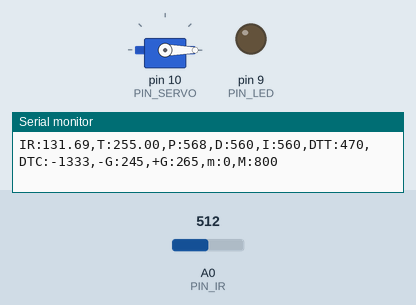
Simulated run of this sketch. Board: Arduino Uno, built with avr-gcc and run on an emulated ATmega328P. Parts: servo, output pins drawn as LEDs (lit = HIGH), the last lines printed to the serial monitor. The inputs (shaded band) are chosen by the test bench; at power-on: A0 (PIN_IR) = 512.

Above: at 1.2 s.
1.3 s: A0 (PIN_IR) set to 306
At 3.6 s:
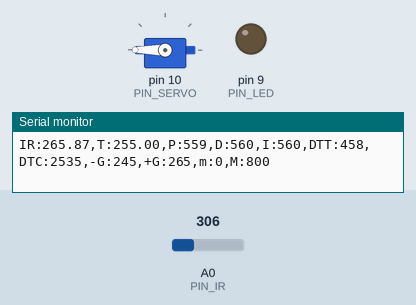
4.3 s: A0 (PIN_IR) set to 420
At 6.21 s:
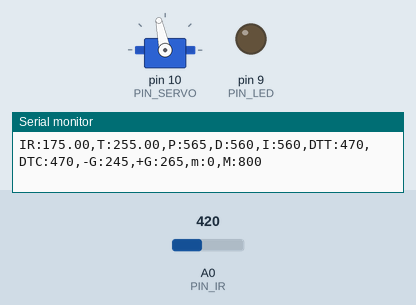
7.3 s: A0 (PIN_IR) set to 122
At 8.24 s:
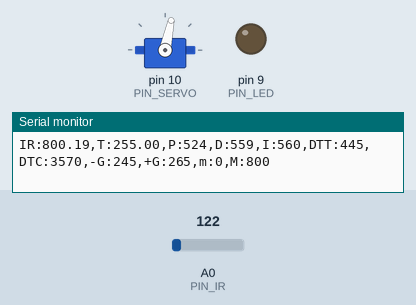
10.3 s: A0 (PIN_IR) set to 0
Timing chart, 0 to 13.9 s (numbered marks = the images above; inputs shaded):
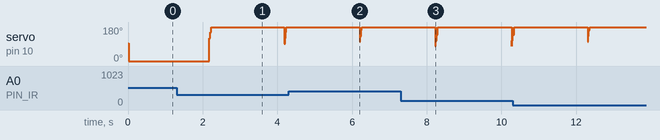

The sketch:

20_example_5-1.ino.ino
```cpp
#include <Servo.h>

/////////////////////////////
// Configurable parameters //
/////////////////////////////

// Arduino pin assignment
#define PIN_LED 9
#define PIN_SERVO 10
#define PIN_IR A0

// Framework setting
#define _DIST_TARGET 255
#define _DIST_MIN 10
#define _DIST_MAX 410

// Distance sensor
#define _DIST_ALPHA 0.1

// Servo range
#define _DUTY_MIN 1350
#define _DUTY_NEU 1500
#define _DUTY_MAX 1600

// Servo speed control
#define _SERVO_ANGLE 10
#define _SERVO_SPEED 2000

// Event periods
#define _INTERVAL_DIST 20
#define _INTERVAL_SERVO 20
#define _INTERVAL_SERIAL 100

// PID parameters
#define _KP 1.3
#define _KD 45
#define _KI 0.00001
#define _INTERVAL_DIST 30
#define DELAY_MICROS 1000
#define EMA_ALPHA 0.2

//////////////////////
// global variables //
//////////////////////

// Servo instance
Servo myservo;
// Distance sensor
float dist_target;
float dist_raw, dist_ema, ir_filtered_dist, alpha, dist_cali;

// Event periods
unsigned long last_sampling_time_dist, last_sampling_time_servo, last_sampling_time_serial;
bool event_dist, event_servo, event_serial;

// Servo speed control
int duty_chg_per_interval;
int duty_target, duty_curr, duty_neutral;

// PID variables
float error_curr, error_prev, control, pterm, dterm, iterm;
float ema_dist = 0;
float samples_num = 3;

int a, b; // unit: mm

void setup() {
// initialize GPIO pins for LED and attach servo
  pinMode(PIN_LED, OUTPUT);
  myservo.attach(PIN_SERVO);
// initialize global variables
  last_sampling_time_dist = last_sampling_time_servo = last_sampling_time_serial = 0;
  event_dist = event_servo = event_serial = false;
  dist_target = _DIST_TARGET;
  duty_neutral = _DUTY_NEU;

  a = 72;
  b = 280;
  error_curr = error_prev = 0;

// move servo to neutral position
  myservo.writeMicroseconds(_DUTY_NEU);
// initialize serial port
  Serial.begin(57600);
// convert angle speed into duty change per interval.
  duty_chg_per_interval = int((_DUTY_MAX - _DUTY_MIN) * (_SERVO_SPEED / _SERVO_ANGLE) * (float(_INTERVAL_SERVO) / 1000.0));
}


void loop() {
/////////////////////
// Event generator //
/////////////////////
  unsigned long time_curr = millis();
  if(time_curr >= last_sampling_time_dist + _INTERVAL_DIST) {
    last_sampling_time_dist += _INTERVAL_DIST;
    event_dist = true;
  }
  if(time_curr >= last_sampling_time_servo + _INTERVAL_SERVO) {
    last_sampling_time_servo += _INTERVAL_SERVO;
    event_servo = true;
  }
  if(time_curr >= last_sampling_time_serial + _INTERVAL_SERIAL) {
    last_sampling_time_serial += _INTERVAL_SERIAL;
    event_serial = true;
  }


////////////////////
// Event handlers //
////////////////////

  if(event_dist) {
    event_dist = false;
  // get a distance reading from the distance sensor
    float ir_filtered_dist = filtered_ir_distance();

  // PID control logic
    error_curr = dist_target - ir_filtered_dist;
    pterm = _KP * error_curr;
    dterm = _KD * (error_curr - error_prev);
    iterm += _KI * error_curr;
    control = pterm + dterm + iterm;

  // duty_target = f(duty_neutral, control)
    duty_target = _DUTY_NEU + control;

  // keep duty_target value within the range of [_DUTY_MIN, _DUTY_MAX]
    if (duty_target < _DUTY_MIN) {
      duty_target = _DUTY_MIN;
    }else if (duty_target > _DUTY_MAX) {
      duty_target = _DUTY_MAX;
    }
    error_prev = error_curr;
  }


  if(event_servo) {
    event_servo = false;
    // adjust duty_curr toward duty_target by duty_chg_per_interval
    if(duty_target > duty_curr) {
      duty_curr += duty_chg_per_interval;
      if(duty_curr > duty_target) duty_curr = duty_target;
    }
    else {
      duty_curr -= duty_chg_per_interval;
      if(duty_curr < duty_target) duty_curr = duty_target;
    }

    // update servo position
    myservo.writeMicroseconds(duty_curr);
  }

  if(event_serial) {
    event_serial = false;
    Serial.print("IR:");
    Serial.print(ema_dist);
    Serial.print(",T:");
    Serial.print(dist_target);
    Serial.print(",P:");
    Serial.print(map(pterm,-1000,1000,510,610));
    Serial.print(",D:");
    Serial.print(map(dterm,-1000,1000,510,610));
    Serial.print(",I:");
    Serial.print(map(iterm,-1000,1000,510,610));
    Serial.print(",DTT:");
    Serial.print(map(duty_target,1000,2000,410,510));
    Serial.print(",DTC:");
    Serial.print(map(duty_curr,1000,2000,410,510));
    Serial.println(",-G:245,+G:265,m:0,M:800");
  }
}

float ir_distance(void)
{
  float val;
  float volt = float(analogRead(PIN_IR));
  val = ((6762.0/(volt-9.0))-4.0) * 10.0;
  return val;
}

float under_noise_filter(void){
  int currReading;
  int largestReading = 0;
  for (int i = 0; i < samples_num; i++) {
    currReading = ir_distance();
    if (currReading > largestReading) { largestReading = currReading; }
    // Delay a short time before taking another reading
    delayMicroseconds(DELAY_MICROS);
  }
  return largestReading;
}

float filtered_ir_distance(void){
  int currReading;
  int lowestReading = 1024;
  for (int i = 0; i < samples_num; i++) {
    currReading = under_noise_filter();
    if (currReading < lowestReading) { lowestReading = currReading; }
  }
  dist_cali = 100 + 300.0 / (b - a) * (lowestReading - a);
  ema_dist = EMA_ALPHA*dist_cali + (1-EMA_ALPHA)*ema_dist;
  return ema_dist;
}
```
